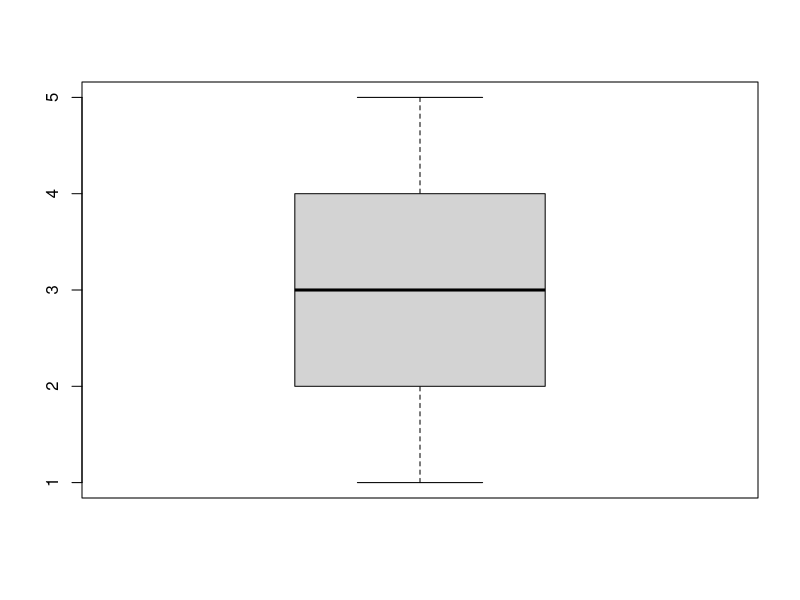

Reproduce this figure in R.
### Single sample statistics

# read data: ozone concentrations in garden A
g <- read.table("gardens.txt",header=TRUE)
ga <- g$gardenA
ga
sort(ga)

boxplot(ga)

# Calculate a bunch of statistics

# Mean
m <- mean(ga)
m

# Median
median(ga)

# Percentiles
quantile(ga)

# Residuals
r <- ga-m
r

# Median absolute deviation
mad(ga)

# Sum of Squares
ss <- sum(r^2)
ss

# Variance
var(ga)

# Standard Deviation
s <- sqrt(var(ga)) # option 1
s <- sd(ga) # option 2
s

# Standard error
se <- sqrt(var(ga)/length(ga))
se

# Coefficient of Variation
cv <- s/m
cv
